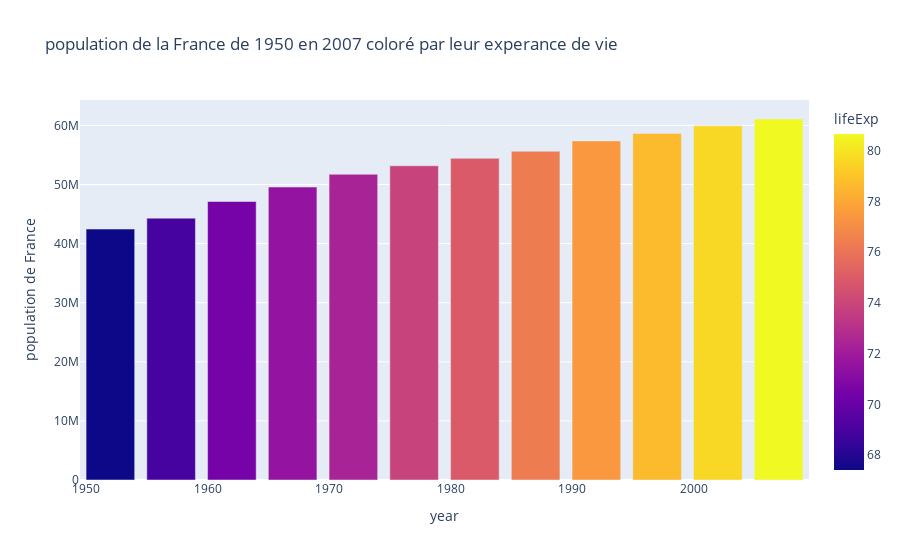

The notebook cell this image was saved under:
### Markdown cell above
**ajoutons de la couleur par lifeExp et d'autres paramètres**

### Code cell
fig = px.bar(d, x='year', y='pop' , color='lifeExp',
            labels={'pop':'population de France'}, 
            title=("population de la France de 1950 en 2007 coloré par leur experance de vie"), 
            height=400)
fig.show()

### Figure 1 — Plotly figure (JSON) as saved in the notebook; plotly's stock layout.template omitted (floating-point values rounded to 4 significant figures)
{"data": [{"alignmentgroup": "True", "hovertemplate": "year=%{x}<br>population de France=%{y}<br>lifeExp=%{marker.color}<extra></extra>", "legendgroup": "", "marker": {"color": [67.41, 68.93, 70.51, 71.55, 72.38, 73.83, 74.89, 76.34, 77.46, 78.64, 79.59, 80.66], "coloraxis": "coloraxis", "pattern": {"shape": ""}}, "name": "", "offsetgroup": "", "orientation": "v", "showlegend": false, "textposition": "auto", "type": "bar", "x": [1952, 1957, 1962, 1967, 1972, 1977, 1982, 1987, 1992, 1997, 2002, 2007], "xaxis": "x", "y": [42459667, 44310863, 47124000, 49569000, 51732000, 53165019, 54433565, 55630100, 57374179, 58623428, 59925035, 61083916], "yaxis": "y"}], "layout": {"autosize": true, "barmode": "relative", "coloraxis": {"colorbar": {"title": {"text": "lifeExp"}}, "colorscale": [[0, "#0d0887"], [0.1111, "#46039f"], [0.2222, "#7201a8"], [0.3333, "#9c179e"], [0.4444, "#bd3786"], [0.5556, "#d8576b"], [0.6667, "#ed7953"], [0.7778, "#fb9f3a"], [0.8889, "#fdca26"], [1, "#f0f921"]]}, "legend": {"tracegroupgap": 0}, "title": {"text": "population de la France de 1950 en 2007 coloré par leur experance de vie"}, "xaxis": {"anchor": "y", "autorange": true, "domain": [0, 1], "range": [1950.0, 2010.0], "title": {"text": "year"}, "type": "linear"}, "yaxis": {"anchor": "x", "autorange": true, "domain": [0, 1], "range": [0, 64300000.0], "title": {"text": "population de France"}, "type": "linear"}}}
